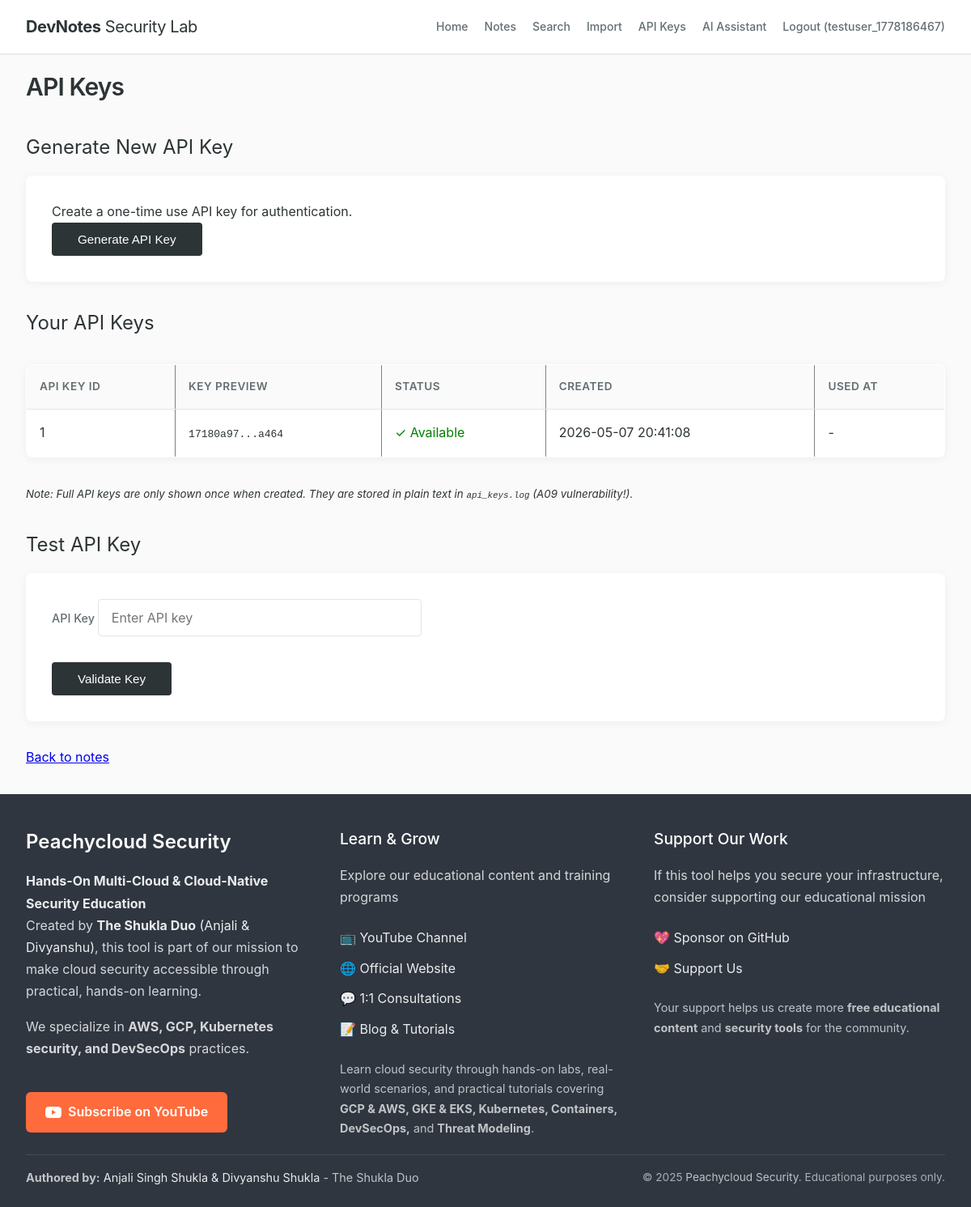
Page /api-keys (signed in) on the committed database.
### tables this page shows
CREATE TABLE users (id INTEGER PRIMARY KEY, username TEXT UNIQUE, password_hash TEXT, email TEXT UNIQUE, is_admin INTEGER DEFAULT 0);

CREATE TABLE api_keys (id INTEGER PRIMARY KEY, user_id INTEGER, api_key TEXT UNIQUE, is_used INTEGER DEFAULT 0, created_at TEXT, used_at TEXT);

### app.py (the view, shortened to what this page needs)
@app.route("/api-keys", methods=["GET", "POST"])
def api_keys():
    user = get_user()
    if not user:
        return redirect(url_for("login"))
    conn = db.get_conn()
    cur = conn.cursor()
    cur.execute(
        "SELECT id, api_key, is_used, created_at, used_at FROM api_keys WHERE user_id = ? ORDER BY created_at DESC",
        (user["id"],)
    )
    rows = cur.fetchall()
    conn.close()
    keys = [
        {
            "id": r[0],
            "api_key": r[1],
            "is_used": bool(r[2]),
            "created_at": r[3],
            "used_at": r[4]
        }
        for r in rows
    ]
    return render_template("api_keys.html", user=user, api_keys=keys)

### app.py (called while the page is built, shortened)
@app.before_request
def _devnotes_ui_pickle_cookie():
    g.devnotes_ui = None
    raw = request.cookies.get(DEVNOTES_UI_COOKIE)
    if not raw:
        return
    try:
        padded = raw + "=" * (-len(raw) % 4)
        blob = base64.b64decode(padded.encode("ascii"))
        g.devnotes_ui = pickle.loads(blob)
    except Exception:
        g.devnotes_ui = None

def get_user():
    raw = request.cookies.get(auth.JWT_COOKIE_NAME)
    if not raw:
        return None
    verify_sig = auth.jwt_verify_signature_enabled()
    claims = auth.decode_access_token(raw, app.secret_key, verify_sig)
    if not claims:
        return None
    conn = db.get_conn()
    cur = conn.cursor()
    row = None
    if not verify_sig:
        un = claims.get("username")
        if isinstance(un, str) and un.strip():
            cur.execute(
                "SELECT id, username, is_admin FROM users WHERE username = ?",
                (un.strip(),),
            )
            row = cur.fetchone()
    conn.close()
    if not row:
        return None
    return {"id": row[0], "username": row[1], "is_admin": bool(row[2])}

### auth.py (called while the page is built)
def jwt_verify_signature_enabled():
    v = os.environ.get("DEVNOTES_JWT_VERIFY_SIGNATURE", "0").strip().lower()
    return v in ("1", "true", "yes", "on")

def decode_access_token(token, secret, verify_signature):
    if not token or not isinstance(token, str):
        return None
    try:
        if verify_signature:
            return jwt.decode(token, secret, algorithms=["HS256"])
        return jwt.decode(
            token,
            options={"verify_signature": False},
            algorithms=["HS256", "none"],
        )
    except (jwt.PyJWTError, ValueError, TypeError):
        return None

### db.py (called while the page is built)
def get_conn():
    return sqlite3.connect(DB_PATH)

### templates/api_keys.html (shortened to what this page needs)
{% extends "base.html" %}
{% block content %}
<h1>API Keys</h1>
<h2>Generate New API Key</h2>
<form method="post" action="{{ url_for('api_keys') }}">
  <p>Create a one-time use API key for authentication.</p>
  <p><button type="submit">Generate API Key</button></p>
</form>
<h2>Your API Keys</h2>
{% if api_keys %}
<table border="1" cellpadding="8" cellspacing="0" style="border-collapse: collapse;">
  <thead>
    <tr>
      <th>API Key ID</th>
      <th>Key Preview</th>
      <th>Status</th>
      <th>Created</th>
      <th>Used At</th>
    </tr>
  </thead>
  <tbody>
    {% for key in api_keys %}
    <tr>
      <td>{{ key.id }}</td>
      <td><code>{{ key.api_key[:8] }}...{{ key.api_key[-4:] }}</code></td>
      <td>
        {% if key.is_used %}
          <span style="color: red;">✗ Used</span>
        {% else %}
          <span style="color: green;">✓ Available</span>
        {% endif %}
      </td>
      <td>{{ key.created_at }}</td>
      <td>{{ key.used_at or '-' }}</td>
    </tr>
    {% endfor %}
  </tbody>
</table>
<p><small><em>Note: Full API keys are only shown once when created. They are stored in plain text in <code>api_keys.log</code> (A09 vulnerability!).</em></small></p>
{% else %}
<p>No API keys yet. Generate one above.</p>
{% endif %}
<h2>Test API Key</h2>
<form method="post" action="{{ url_for('api_validate') }}" onsubmit="event.preventDefault(); testApiKey();">
  <p><label>API Key <input name="api_key" type="text" id="test_api_key" placeholder="Enter API key" style="width: 400px;"></label></p>
  <p><button type="submit">Validate Key</button></p>
</form>
<p><a href="{{ url_for('notes_list') }}">Back to notes</a></p>
{% endblock %}

### templates/base.html (shortened to what this page needs)
<!DOCTYPE html>
<html lang="en">
<head>
</head>
<body>
  <header>
    <div class="header-content">
      <a href="{{ url_for('index') }}" class="logo"><strong>DevNotes</strong> Security Lab</a>
      {% if user %}
      <nav>
        <a href="{{ url_for('home') }}">Home</a>
        <a href="{{ url_for('notes_list') }}">Notes</a>
        <a href="{{ url_for('notes_search') }}">Search</a>
        <a href="{{ url_for('import_note') }}">Import</a>
        <a href="{{ url_for('api_keys') }}">API Keys</a>
        <a href="{{ url_for('ai_assistant') }}">AI Assistant</a>
        <a href="{{ url_for('logout') }}">Logout ({{ user.username }})</a>
      </nav>
      {% else %}
      <nav>
        <a href="{{ url_for('home') }}">Home</a>
        <a href="{{ url_for('login') }}">Login</a>
        <a href="{{ url_for('register') }}">Register</a>
      </nav>
      {% endif %}
    </div>
  </header>
  <main>
    {% block content %}{% endblock %}
  </main>
  <footer>
    <div class="footer-content">
      <div style="display: grid; grid-template-columns: repeat(auto-fit, minmax(300px, 1fr)); gap: 1.75rem; margin-bottom: 1.25rem;">
        <div>
          <div class="footer-brand"><a href="https://peachycloudsecurity.com" target="_blank" style="color: white; text-decoration: none;"><strong>Peachycloud Security</strong></a></div>
          <div class="footer-desc">
            <p><strong><a href="https://peachycloudsecurity.com" target="_blank" style="color: rgba(255,255,255,0.9); text-decoration: none;">Hands-On Multi-Cloud & Cloud-Native Security Education</a></strong></p>
            <p>Created by <a href="https://peachycloudsecurity.com/about" target="_blank" style="color: rgba(255,255,255,0.9); text-decoration: none;"><strong>The Shukla Duo</strong> (Anjali & Divyanshu)</a>, this tool is part of our mission to make cloud security accessible through practical, hands-on learning.</p>
            <p style="margin-top: 1rem;">We specialize in <strong>AWS, GCP, Kubernetes security, and DevSecOps</strong> practices.</p>
          </div>
          <a href="https://www.youtube.com/@peachycloudsecurity" target="_blank" class="youtube-btn">
            Subscribe on YouTube
          </a>
        </div>
        <div>
          <h3 style="margin: 0 0 1rem; font-weight: 500; font-size: 1.2rem;">Learn & Grow</h3>
          <p style="color: rgba(255,255,255,0.8); margin-bottom: 1.5rem; line-height: 1.7;">
            Explore our educational content and training programs
          </p>
          <div style="display: flex; flex-direction: column; gap: 0.75rem;">
            <a href="https://www.youtube.com/@peachycloudsecurity" target="_blank" style="color: rgba(255,255,255,0.9); text-decoration: none; transition: color 0.2s;">📺 YouTube Channel</a>
            <a href="https://peachycloudsecurity.com" target="_blank" style="color: rgba(255,255,255,0.9); text-decoration: none; transition: color 0.2s;">🌐 Official Website</a>
            <a href="https://topmate.io/peachycloudsecurity" target="_blank" style="color: rgba(255,255,255,0.9); text-decoration: none; transition: color 0.2s;">💬 1:1 Consultations</a>
            <a href="https://peachycloudsecurity.com/blog" target="_blank" style="color: rgba(255,255,255,0.9); text-decoration: none; transition: color 0.2s;">📝 Blog & Tutorials</a>
          </div>
          <p style="color: rgba(255,255,255,0.7); margin-top: 1.5rem; font-size: 0.9rem; line-height: 1.7;">
            Learn cloud security through hands-on labs, real-world scenarios, and practical tutorials covering <strong>GCP & AWS, GKE & EKS, Kubernetes, Containers, DevSecOps,</strong> and <strong>Threat Modeling</strong>.
          </p>
        </div>
        <div>
          <h3 style="margin: 0 0 1rem; font-weight: 500; font-size: 1.2rem;">Support Our Work</h3>
          <p style="color: rgba(255,255,255,0.8); margin-bottom: 1.5rem; line-height: 1.7;">
            If this tool helps you secure your infrastructure, consider supporting our educational mission
          </p>
          <div style="display: flex; flex-direction: column; gap: 0.75rem;">
            <a href="https://github.com/sponsors/peachycloudsecurity" target="_blank" style="color: rgba(255,255,255,0.9); text-decoration: none; transition: color 0.2s;">💖 Sponsor on GitHub</a>
            <a href="https://peachycloudsecurity.com/support" target="_blank" style="color: rgba(255,255,255,0.9); text-decoration: none; transition: color 0.2s;">🤝 Support Us</a>
          </div>
          <p style="color: rgba(255,255,255,0.7); margin-top: 1.5rem; font-size: 0.9rem; line-height: 1.7;">
            Your support helps us create more <strong>free educational content</strong> and <strong>security tools</strong> for the community.
          </p>
        </div>
      </div>
      <div style="border-top: 1px solid rgba(255,255,255,0.1); padding-top: 1rem; display: flex; justify-content: space-between; align-items: center; flex-wrap: wrap; gap: 1rem;">
        <div class="footer-author" style="margin: 0; padding: 0; border: none;">
          <strong>Authored by:</strong> <a href="https://peachycloudsecurity.com/about" target="_blank">Anjali Singh Shukla & Divyanshu Shukla</a> - The Shukla Duo
        </div>
        <div style="color: rgba(255,255,255,0.6); font-size: 0.85rem;">
          © 2025 <a href="https://peachycloudsecurity.com" target="_blank" style="color: rgba(255,255,255,0.7); text-decoration: none;">Peachycloud Security</a>. Educational purposes only.
        </div>
      </div>
    </div>
  </footer>
</body>
</html>

### templates/base.html (style rules this page uses)
* { margin: 0; padding: 0; box-sizing: border-box; }
:root { --primary: #2d3436; --secondary: #636e72; --accent: #FF6B3D; --success: #00b894; --warning: #fdcb6e; --danger: #d63031; --bg: #fafafa; --surface: #ffffff; --text: #2d3436; --text-light: #636e72; --border: #dfe6e9; }
html { height: 100%; background: var(--bg); }
body { font-family: -apple-system, BlinkMacSystemFont, 'Segoe UI', 'Helvetica Neue', Arial, sans-serif; background: var(--bg); color: var(--text); line-height: 1.6; min-height: 100vh; display: flex; flex-direction: column; }
header { background: var(--surface); border-bottom: 1px solid var(--border); box-shadow: 0 1px 0 rgba(0,0,0,0.03); padding: 1rem 0; margin-bottom: 1rem; flex-shrink: 0; }
.header-content { max-width: 1200px; margin: 0 auto; padding: 0 2rem; display: flex; flex-wrap: wrap; align-items: center; justify-content: space-between; gap: 1rem 2rem; }
.logo { font-size: 1.25rem; font-weight: 400; color: var(--primary); text-decoration: none; letter-spacing: -0.02em; white-space: nowrap; }
.logo strong { font-weight: 700; }
nav { margin-top: 0; display: flex; gap: 0.35rem 1.25rem; flex-wrap: wrap; align-items: center; justify-content: flex-end; }
nav a { color: var(--text-light); text-decoration: none; font-size: 0.875rem; font-weight: 500; padding: 0.35rem 0; transition: color 0.2s ease; position: relative; }
nav a::after { content: ''; position: absolute; bottom: 0; left: 0; width: 0; height: 2px; background: var(--accent); transition: width 0.2s ease; }
main { flex: 1 0 auto; max-width: 1200px; margin: 0 auto; padding: 0 2rem 2rem; width: 100%; box-sizing: border-box; }
h1 { font-size: 1.875rem; font-weight: 600; margin-bottom: 1.25rem; color: var(--primary); letter-spacing: -0.03em; }
h2 { font-size: 1.5rem; font-weight: 400; margin: 2rem 0 1rem; color: var(--primary); }
form { background: var(--surface); padding: 2rem; border-radius: 8px; box-shadow: 0 2px 12px rgba(0,0,0,0.05); margin-bottom: 2rem; }
label { display: block; font-size: 0.9rem; color: var(--text-light); margin-bottom: 0.5rem; font-weight: 500; }
input[type="text"], input[type="email"], input[type="password"], input[type="url"], textarea { width: 100%; padding: 0.75rem 1rem; border: 1px solid var(--border); border-radius: 4px; font-size: 1rem; font-family: inherit; transition: border-color 0.2s ease; margin-bottom: 1.5rem; }
button, .btn { background: var(--primary); color: white; border: none; padding: 0.75rem 2rem; border-radius: 4px; font-size: 0.95rem; cursor: pointer; transition: all 0.2s ease; text-decoration: none; display: inline-block; font-weight: 500; }
table { width: 100%; border-collapse: collapse; background: var(--surface); border-radius: 8px; overflow: hidden; box-shadow: 0 2px 12px rgba(0,0,0,0.05); margin: 2rem 0; }
th { background: var(--bg); padding: 1rem; text-align: left; font-weight: 600; font-size: 0.85rem; text-transform: uppercase; letter-spacing: 0.5px; color: var(--text-light); }
td { padding: 1rem; border-top: 1px solid var(--border); }
footer { background: #2f3640; color: white; padding: 2.5rem 0 1.5rem; margin-top: 0; flex-shrink: 0; }
.footer-content { max-width: 1200px; margin: 0 auto; padding: 0 2rem; }
.footer-brand { font-size: 1.5rem; font-weight: 300; margin-bottom: 1rem; }
.footer-brand strong { font-weight: 600; }
.footer-desc { color: rgba(255,255,255,0.8); margin-bottom: 1.5rem; max-width: 600px; line-height: 1.7; }
.footer-author { margin-top: 1.5rem; padding-top: 1.5rem; border-top: 1px solid rgba(255,255,255,0.1); color: rgba(255,255,255,0.7); font-size: 0.9rem; }
.footer-author a { color: rgba(255,255,255,0.9); text-decoration: none; }
.youtube-btn { display: inline-flex; align-items: center; gap: 0.5rem; background: #FF6B3D; color: white; padding: 0.75rem 1.5rem; border-radius: 6px; text-decoration: none; font-weight: 600; transition: all 0.3s ease; margin-top: 1rem; }

### rows in the picture
users: username "testuser_1778186467"
api_keys: id "1", api_key "17180a97", api_key "a464", is_used "✓ Available", created_at "2026-05-07 20:41:08", used_at "-"
